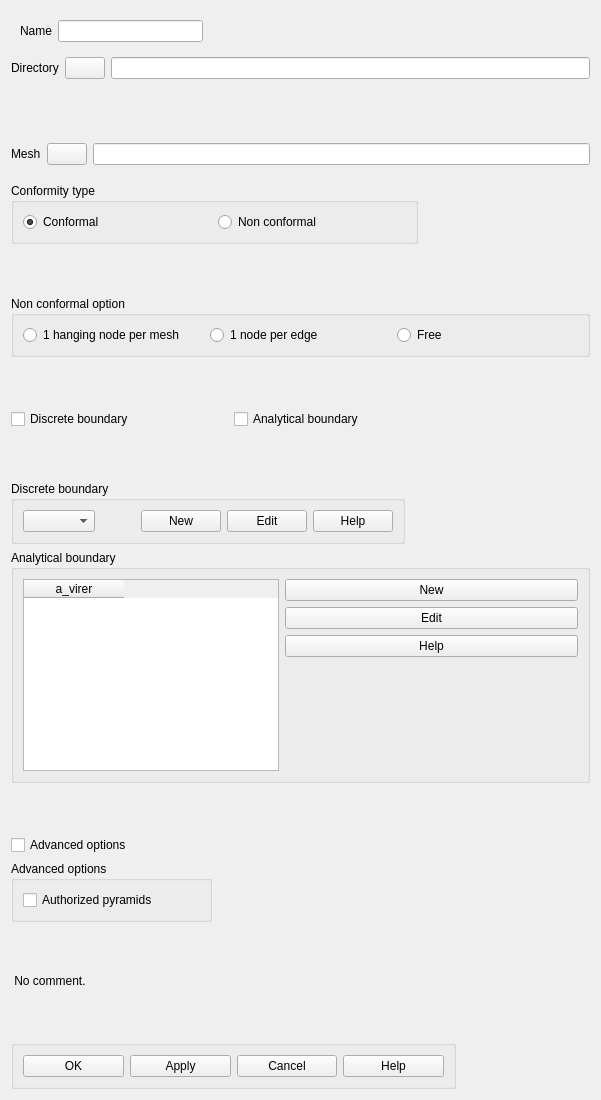
<?xml version="1.0" encoding="UTF-8"?>
<ui version="4.0">
 <class>CreateCase</class>
 <widget class="QDialog" name="CreateCase">
  <property name="geometry">
   <rect>
    <x>0</x>
    <y>0</y>
    <width>601</width>
    <height>1100</height>
   </rect>
  </property>
  <property name="sizePolicy">
   <sizepolicy hsizetype="Preferred" vsizetype="Preferred">
    <horstretch>0</horstretch>
    <verstretch>0</verstretch>
   </sizepolicy>
  </property>
  <property name="minimumSize">
   <size>
    <width>600</width>
    <height>320</height>
   </size>
  </property>
  <property name="sizeIncrement">
   <size>
    <width>1</width>
    <height>1</height>
   </size>
  </property>
  <property name="baseSize">
   <size>
    <width>600</width>
    <height>320</height>
   </size>
  </property>
  <property name="windowTitle">
   <string>Create a case</string>
  </property>
  <property name="autoFillBackground">
   <bool>true</bool>
  </property>
  <layout class="QGridLayout" name="gridLayout_3">
   <item row="0" column="0">
    <widget class="QWidget" name="WName" native="true">
     <layout class="QGridLayout" name="gridLayout_2">
      <item row="0" column="0">
       <widget class="QLabel" name="Name">
        <property name="text">
         <string>Name</string>
        </property>
       </widget>
      </item>
      <item row="0" column="1">
       <widget class="QLineEdit" name="LEName"/>
      </item>
     </layout>
    </widget>
   </item>
   <item row="0" column="1">
    <spacer name="horizontalSpacer">
     <property name="orientation">
      <enum>Qt::Horizontal</enum>
     </property>
     <property name="sizeHint" stdset="0">
      <size>
       <width>199</width>
       <height>20</height>
      </size>
     </property>
    </spacer>
   </item>
   <item row="1" column="0" colspan="6">
    <layout class="QHBoxLayout">
     <property name="spacing">
      <number>6</number>
     </property>
     <property name="margin">
      <number>0</number>
     </property>
     <item>
      <widget class="QLabel" name="Directory">
       <property name="text">
        <string>Directory</string>
       </property>
      </widget>
     </item>
     <item>
      <widget class="QPushButton" name="PushDir">
       <property name="text">
        <string/>
       </property>
       <property name="autoDefault">
        <bool>false</bool>
       </property>
      </widget>
     </item>
     <item>
      <widget class="QLineEdit" name="LEDirName">
       <property name="minimumSize">
        <size>
         <width>382</width>
         <height>21</height>
        </size>
       </property>
      </widget>
     </item>
    </layout>
   </item>
   <item row="2" column="2" colspan="2">
    <spacer>
     <property name="orientation">
      <enum>Qt::Vertical</enum>
     </property>
     <property name="sizeHint" stdset="0">
      <size>
       <width>20</width>
       <height>18</height>
      </size>
     </property>
    </spacer>
   </item>
   <item row="3" column="0" rowspan="2" colspan="6">
    <layout class="QHBoxLayout">
     <property name="spacing">
      <number>6</number>
     </property>
     <property name="margin">
      <number>0</number>
     </property>
     <item>
      <widget class="QLabel" name="Mesh">
       <property name="text">
        <string>Mesh</string>
       </property>
      </widget>
     </item>
     <item>
      <widget class="QPushButton" name="PushFichier">
       <property name="text">
        <string/>
       </property>
       <property name="autoDefault">
        <bool>false</bool>
       </property>
      </widget>
     </item>
     <item>
      <widget class="QLineEdit" name="LEFileName">
       <property name="minimumSize">
        <size>
         <width>382</width>
         <height>21</height>
        </size>
       </property>
      </widget>
     </item>
    </layout>
   </item>
   <item row="4" column="3" colspan="3">
    <spacer>
     <property name="orientation">
      <enum>Qt::Vertical</enum>
     </property>
     <property name="sizeHint" stdset="0">
      <size>
       <width>20</width>
       <height>0</height>
      </size>
     </property>
    </spacer>
   </item>
   <item row="5" column="0" colspan="2">
    <widget class="QGroupBox" name="GBTypeConf">
     <property name="title">
      <string>Conformity type</string>
     </property>
     <layout class="QHBoxLayout">
      <property name="spacing">
       <number>6</number>
      </property>
      <property name="margin">
       <number>9</number>
      </property>
      <item>
       <widget class="QRadioButton" name="RBConforme">
        <property name="text">
         <string>Conformal</string>
        </property>
        <property name="checked">
         <bool>true</bool>
        </property>
       </widget>
      </item>
      <item>
       <widget class="QRadioButton" name="RBNonConforme">
        <property name="text">
         <string>Non conformal</string>
        </property>
       </widget>
      </item>
     </layout>
    </widget>
   </item>
   <item row="6" column="3">
    <spacer>
     <property name="orientation">
      <enum>Qt::Vertical</enum>
     </property>
     <property name="sizeHint" stdset="0">
      <size>
       <width>20</width>
       <height>1</height>
      </size>
     </property>
    </spacer>
   </item>
   <item row="7" column="0" colspan="6">
    <widget class="QGroupBox" name="GBTypeNoConf">
     <property name="title">
      <string>Non conformal option</string>
     </property>
     <layout class="QHBoxLayout">
      <property name="spacing">
       <number>6</number>
      </property>
      <property name="margin">
       <number>9</number>
      </property>
      <item>
       <widget class="QRadioButton" name="RB1NpM">
        <property name="text">
         <string>1 hanging node per mesh</string>
        </property>
       </widget>
      </item>
      <item>
       <widget class="QRadioButton" name="RB1NpA">
        <property name="text">
         <string>1 node per edge</string>
        </property>
       </widget>
      </item>
      <item>
       <widget class="QRadioButton" name="RBQuelconque">
        <property name="text">
         <string>Free</string>
        </property>
       </widget>
      </item>
     </layout>
    </widget>
   </item>
   <item row="8" column="3" colspan="3">
    <spacer>
     <property name="orientation">
      <enum>Qt::Vertical</enum>
     </property>
     <property name="sizeHint" stdset="0">
      <size>
       <width>20</width>
       <height>0</height>
      </size>
     </property>
    </spacer>
   </item>
   <item row="9" column="0" colspan="4">
    <layout class="QHBoxLayout">
     <property name="spacing">
      <number>6</number>
     </property>
     <property name="margin">
      <number>0</number>
     </property>
     <item>
      <widget class="QCheckBox" name="CBBoundaryD">
       <property name="text">
        <string>Discrete boundary</string>
       </property>
      </widget>
     </item>
     <item>
      <widget class="QCheckBox" name="CBBoundaryA">
       <property name="text">
        <string>Analytical boundary</string>
       </property>
      </widget>
     </item>
    </layout>
   </item>
   <item row="10" column="3">
    <spacer>
     <property name="orientation">
      <enum>Qt::Vertical</enum>
     </property>
     <property name="sizeHint" stdset="0">
      <size>
       <width>20</width>
       <height>2</height>
      </size>
     </property>
    </spacer>
   </item>
   <item row="11" column="0" colspan="6">
    <widget class="QGroupBox" name="GBBoundaryD">
     <property name="sizePolicy">
      <sizepolicy hsizetype="Fixed" vsizetype="Fixed">
       <horstretch>0</horstretch>
       <verstretch>0</verstretch>
      </sizepolicy>
     </property>
     <property name="title">
      <string>Discrete boundary</string>
     </property>
     <layout class="QGridLayout">
      <property name="margin">
       <number>9</number>
      </property>
      <property name="spacing">
       <number>6</number>
      </property>
      <item row="0" column="3">
       <widget class="QPushButton" name="PBBoundaryDiEdit">
        <property name="text">
         <string>Edit</string>
        </property>
        <property name="autoDefault">
         <bool>false</bool>
        </property>
       </widget>
      </item>
      <item row="0" column="2">
       <widget class="QPushButton" name="PBBoundaryDiNew">
        <property name="text">
         <string>New</string>
        </property>
        <property name="autoDefault">
         <bool>false</bool>
        </property>
       </widget>
      </item>
      <item row="0" column="0">
       <widget class="QComboBox" name="CBBoundaryDi">
        <property name="currentIndex">
         <number>-1</number>
        </property>
        <property name="sizeAdjustPolicy">
         <enum>QComboBox::AdjustToContents</enum>
        </property>
       </widget>
      </item>
      <item row="0" column="1">
       <spacer>
        <property name="orientation">
         <enum>Qt::Horizontal</enum>
        </property>
        <property name="sizeType">
         <enum>QSizePolicy::Fixed</enum>
        </property>
        <property name="sizeHint" stdset="0">
         <size>
          <width>40</width>
          <height>13</height>
         </size>
        </property>
       </spacer>
      </item>
      <item row="0" column="4">
       <widget class="QPushButton" name="PBBoundaryDiHelp">
        <property name="text">
         <string>Help</string>
        </property>
        <property name="autoDefault">
         <bool>false</bool>
        </property>
       </widget>
      </item>
     </layout>
    </widget>
   </item>
   <item row="12" column="0" colspan="6">
    <widget class="QGroupBox" name="GBBoundaryA">
     <property name="minimumSize">
      <size>
       <width>548</width>
       <height>200</height>
      </size>
     </property>
     <property name="title">
      <string>Analytical boundary</string>
     </property>
     <layout class="QFormLayout" name="formLayout">
      <item row="0" column="0">
       <widget class="QTableWidget" name="TWBoundary">
        <property name="editTriggers">
         <set>QAbstractItemView::AnyKeyPressed|QAbstractItemView::DoubleClicked|QAbstractItemView::EditKeyPressed|QAbstractItemView::SelectedClicked</set>
        </property>
        <property name="showGrid">
         <bool>true</bool>
        </property>
        <property name="rowCount">
         <number>0</number>
        </property>
        <property name="columnCount">
         <number>1</number>
        </property>
        <column>
         <property name="text">
          <string>a_virer</string>
         </property>
        </column>
       </widget>
      </item>
      <item row="0" column="1">
       <layout class="QGridLayout">
        <property name="margin">
         <number>0</number>
        </property>
        <property name="spacing">
         <number>6</number>
        </property>
        <item row="1" column="0">
         <widget class="QPushButton" name="PBBoundaryAnEdit">
          <property name="text">
           <string>Edit</string>
          </property>
          <property name="autoDefault">
           <bool>false</bool>
          </property>
         </widget>
        </item>
        <item row="0" column="0">
         <widget class="QPushButton" name="PBBoundaryAnNew">
          <property name="text">
           <string>New</string>
          </property>
          <property name="autoDefault">
           <bool>false</bool>
          </property>
         </widget>
        </item>
        <item row="2" column="0">
         <widget class="QPushButton" name="PBBoundaryAnHelp">
          <property name="text">
           <string>Help</string>
          </property>
          <property name="autoDefault">
           <bool>false</bool>
          </property>
         </widget>
        </item>
       </layout>
      </item>
     </layout>
    </widget>
   </item>
   <item row="13" column="0" colspan="2">
    <spacer name="spacer">
     <property name="orientation">
      <enum>Qt::Vertical</enum>
     </property>
     <property name="sizeHint" stdset="0">
      <size>
       <width>239</width>
       <height>41</height>
      </size>
     </property>
    </spacer>
   </item>
   <item row="14" column="0">
    <widget class="QCheckBox" name="CBAdvanced">
     <property name="text">
      <string>Advanced options</string>
     </property>
    </widget>
   </item>
   <item row="15" column="0">
    <widget class="QGroupBox" name="GBAdvancedOptions">
     <property name="title">
      <string>Advanced options</string>
     </property>
     <layout class="QGridLayout" name="gridLayout">
      <item row="0" column="0">
       <widget class="QCheckBox" name="CBPyramid">
        <property name="text">
         <string>Authorized pyramids</string>
        </property>
       </widget>
      </item>
     </layout>
    </widget>
   </item>
   <item row="15" column="4" colspan="2">
    <spacer name="spacer_3">
     <property name="orientation">
      <enum>Qt::Horizontal</enum>
     </property>
     <property name="sizeType">
      <enum>QSizePolicy::Fixed</enum>
     </property>
     <property name="sizeHint" stdset="0">
      <size>
       <width>128</width>
       <height>13</height>
      </size>
     </property>
    </spacer>
   </item>
   <item row="16" column="0" colspan="2">
    <spacer name="spacer_4">
     <property name="orientation">
      <enum>Qt::Vertical</enum>
     </property>
     <property name="sizeHint" stdset="0">
      <size>
       <width>239</width>
       <height>41</height>
      </size>
     </property>
    </spacer>
   </item>
   <item row="17" column="0">
    <widget class="QLabel" name="Comment">
     <property name="text">
      <string> No comment.</string>
     </property>
    </widget>
   </item>
   <item row="18" column="0">
    <spacer name="verticalSpacer">
     <property name="orientation">
      <enum>Qt::Vertical</enum>
     </property>
     <property name="sizeHint" stdset="0">
      <size>
       <width>20</width>
       <height>35</height>
      </size>
     </property>
    </spacer>
   </item>
   <item row="19" column="0" colspan="5">
    <widget class="QGroupBox" name="GroupButtons">
     <property name="title">
      <string/>
     </property>
     <layout class="QGridLayout">
      <property name="margin">
       <number>9</number>
      </property>
      <property name="spacing">
       <number>6</number>
      </property>
      <item row="0" column="4">
       <widget class="QPushButton" name="buttonHelp">
        <property name="text">
         <string>Help</string>
        </property>
        <property name="autoDefault">
         <bool>false</bool>
        </property>
       </widget>
      </item>
      <item row="0" column="1">
       <widget class="QPushButton" name="buttonApply">
        <property name="text">
         <string>Apply</string>
        </property>
        <property name="autoDefault">
         <bool>false</bool>
        </property>
       </widget>
      </item>
      <item row="0" column="0">
       <widget class="QPushButton" name="buttonOk">
        <property name="text">
         <string>OK</string>
        </property>
        <property name="autoDefault">
         <bool>false</bool>
        </property>
       </widget>
      </item>
      <item row="0" column="2">
       <widget class="QPushButton" name="buttonCancel">
        <property name="text">
         <string>Cancel</string>
        </property>
        <property name="autoDefault">
         <bool>false</bool>
        </property>
       </widget>
      </item>
     </layout>
    </widget>
   </item>
   <item row="19" column="5">
    <spacer name="spacer_2">
     <property name="orientation">
      <enum>Qt::Horizontal</enum>
     </property>
     <property name="sizeType">
      <enum>QSizePolicy::Fixed</enum>
     </property>
     <property name="sizeHint" stdset="0">
      <size>
       <width>128</width>
       <height>25</height>
      </size>
     </property>
    </spacer>
   </item>
  </layout>
 </widget>
 <resources/>
 <connections/>
</ui>
